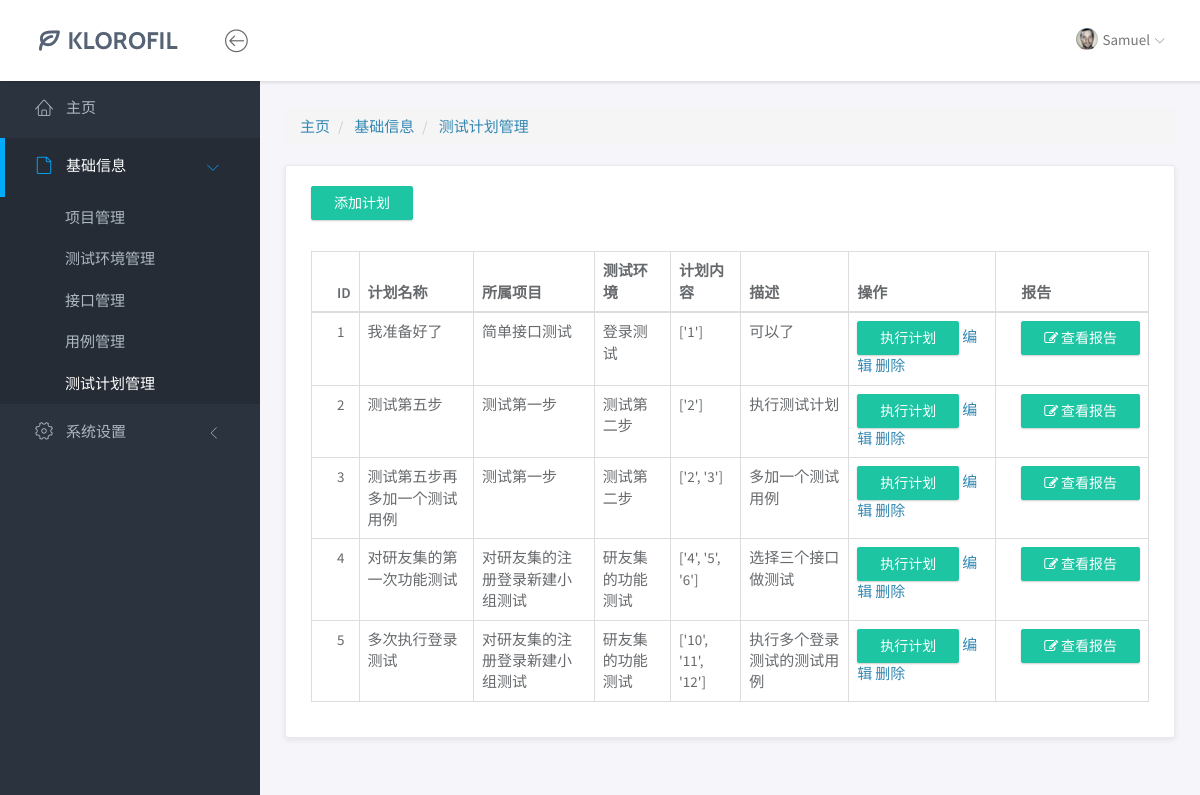
Page /base/plan/ on the earlier database version.
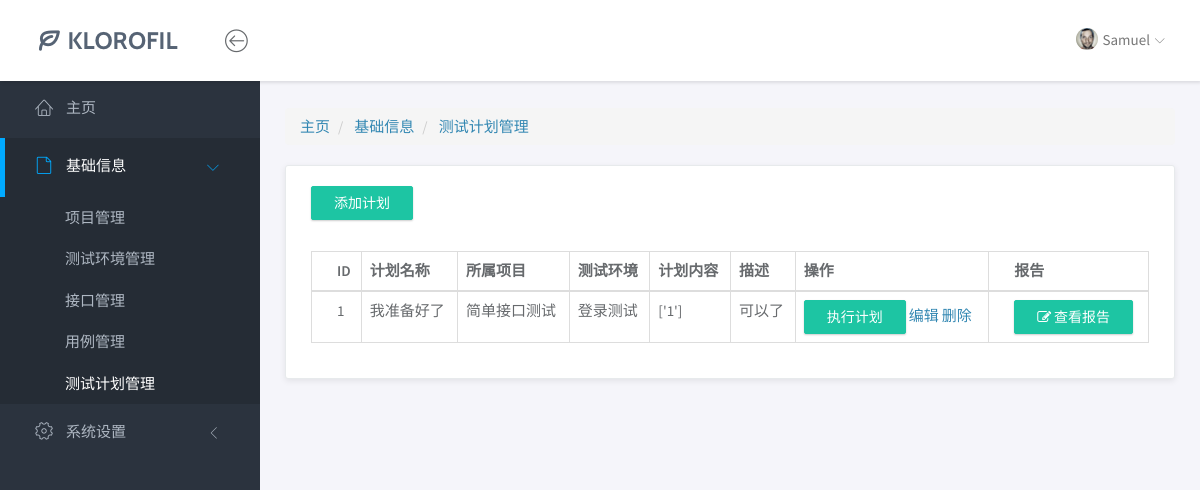
Same page on the later database version.
### base/models.py (models this page shows, shortened)
class Plan(models.Model):
    plan_id = models.AutoField(primary_key=True, null=False)  # 计划ID
    plan_name = models.CharField(max_length=50)               # 计划名称
    project = models.ForeignKey('Project', on_delete=models.CASCADE)  # 所属项目（外键）
    environment = models.ForeignKey('Environment', on_delete=models.CASCADE)  # 执行环境（外键）
    description = models.CharField(max_length=200)           # 计划描述
    content = models.TextField()                             # 计划执行内容（JSON格式）

class Project(models.Model):
    prj_id = models.AutoField(primary_key=True, null=False)   # 项目ID
    prj_name = models.CharField(max_length=50)                # 项目名称
    sign = models.ForeignKey('Sign', on_delete=models.CASCADE)  # 关联的签名信息（外键）
    description = models.CharField(max_length=100)           # 项目描述
    def __str__(self):
        return self.prj_name

class Environment(models.Model):
    env_id = models.AutoField(primary_key=True, null=False)   # 环境ID
    env_name = models.CharField(max_length=50)                # 环境名称（如测试/生产）
    project = models.ForeignKey('Project', on_delete=models.CASCADE)  # 所属项目（外键）
    description = models.CharField(max_length=100)           # 环境描述
    url = models.CharField(max_length=100)                   # 环境基础URL
    private_key = models.CharField(max_length=50)            # 环境私有密钥
    def __str__(self):
        return self.env_name

### base/views/plan_views.py (the view)
# urls.py: path('plan/', plan_index),
def plan_index(request):
    plan_list = Plan.objects.all()
    return render(request, "base/plan/index.html", {"plan_list": plan_list})

### templates/base/plan/index.html (shortened to what this page needs)
{% extends "../../base.html" %}
{% block crumbs %}
<div class="row">
    <div class="col-md-12">
        <ol class="breadcrumb">
            <li>
                <a href="/yqjr/index">主页</a>
            </li>
            <li class="active">
                <a class="this">基础信息</a>
            </li>
            <li class="active">
                <a class="this-page">测试计划管理</a>
            </li>
        </ol>
    </div>
</div>
{% endblock %}
{% block body %}
<div class="row">
    <div class="col-md-12">
        <div class="panel">
            <div class="panel-heading">
                <a href="/base/plan_add/" class="btn btn-primary">添加计划</a>
            </div>
            <div class="panel-body">
                <table class="table table-bordered">
                    <thead>
                    <tr>
                        <th>ID</th>
                        <th>计划名称</th>
                        <th>所属项目</th>
                        <th>测试环境</th>
                        <th>计划内容</th>
                        <th>描述</th>
                        <th>操作</th>
                        <th>报告</th>
                    </tr>
                    </thead>
                    <tbody>
                    {% for plan in plan_list %}
                    <tr>
                        <td>{{ plan.plan_id }}</td>
                        <td>{{ plan.plan_name }}</td>
                        <td>{{ plan.project }}</td>
                        <td>{{ plan.environment }}</td>
                        <td>{{ plan.content }}</td>
                        <td>{{ plan.description }}</td>
                        <td>
                            <button class="btn btn-primary" onclick="run_button(this);">执行计划</button>
                            <a href="/base/plan_update?plan_id={{ plan.plan_id }}" class="layui-btn layui-btn-xs"
                               lay-event="edit">编辑</a>
                            <a href="/base/plan_delete?plan_id={{ plan.plan_id }}"
                               class="layui-btn layui-btn-danger layui-btn-xs" lay-event="del">删除</a>
                        </td>
                        <td>
                            <a class="btn btn-primary" href="/base/report/?plan_id={{plan.plan_id}}"><i class="fa fa-edit"></i>&nbsp;查看报告</a>
                        </td>
                    </tr>
                    {% endfor %}
                    </tbody>
                </table>
            </div>
        </div>
    </div>
</div>
{% endblock %}

Differences in the rows shown:
removed Plan: plan_id "2", plan_name "测试第五步", project "测试第一步", environment "测试第二步", content "['2']", description "执行测试计划"
removed Plan: plan_id "3", plan_name "测试第五步再多加一个测试用例", project "测试第一步", environment "测试第二步", content "['2', '3']", description "多加一个测试用例"
removed Plan: plan_id "4", plan_name "对研友集的第一次功能测试", project "对研友集的注册登录新建小组测试", environment "研友集的功能测试", content "['4', '5', '6']", description "选择三个接口做测试"
removed Plan: plan_id "5", plan_name "多次执行登录测试", project "对研友集的注册登录新建小组测试", environment "研友集的功能测试", content "['10', '11', '12']", description "执行多个登录测试的测试用例"
